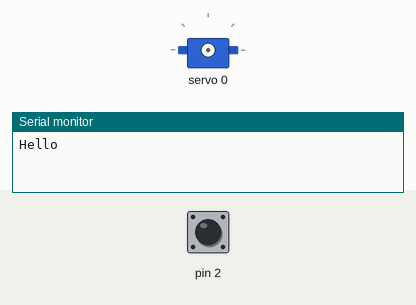
This sketch was run on a simulated Arduino Uno, built with avr-gcc and run on an emulated ATmega328P. Parts: servo, the last lines printed to the serial monitor. Inputs (shaded band) come from the test bench; at power-on: pin 2 LOW. Random numbers use the default seed unless the sketch sets one.

Above: at 1.2 s.
1.3 s: pin 2 driven HIGH
2.8 s: pin 2 pulsed LOW 5 times (0.12 s each, 0.3 s apart)
At 3.42 s:
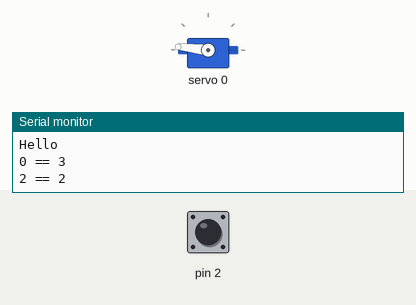
Timing chart, 0 to 5.8 s (numbered marks = the images above; inputs shaded):
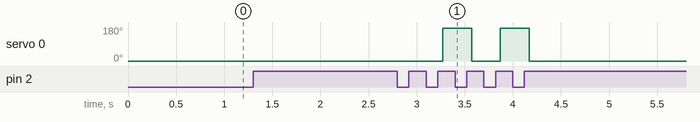

The sketch:

snap.ino
```cpp
#include <Wire.h>
#include <Adafruit_PWMServoDriver.h>
#include "Debounce.h"

Adafruit_PWMServoDriver pwm = Adafruit_PWMServoDriver(0x40);

#define SERVOMIN 125
#define SERVOMAX 575

uint8_t servo1 = 0;
Debounce debounce1 = Debounce(2, 50);
boolean trapSet = true;
int number = 0;
boolean gameOver = false;

void setup() {
  Serial.begin(9600);
  Serial.println("Hello");
  debounce1.attach();

  randomSeed(analogRead(0));

  number = random(0, 4);

  pwm.begin();

  pwm.setPWMFreq(60);

  yield();
}

void release (int slot) {
  pwm.setPWM(slot, 0, SERVOMIN);
}

void reset(int slot) {
  pwm.setPWM(slot, 0, SERVOMAX);
}


void gameOverAction() {
  if (debounce1.pressed()) {
    trapSet = !trapSet;

    if (trapSet) {
      release(0);
    } else {
      reset(0);
    }
  }
}

void action() {
  boolean correct = false;

  if (debounce1.pressed()) {
    int number_check =  random(0, 4);
    Serial.print(number);
    Serial.print(" == ");
    Serial.println(number_check);
    if (number == number_check) {
      gameOver = true;
      release(0);
    } else {
      number = random(0, 4);
    }
  }
}

void loop() {
  if (gameOver) {
    gameOverAction();
  } else {
    action();
  }
}
```

Debounce.cpp
```cpp
#include "Debounce.h"

uint8_t _pin;
unsigned long _debounceDelay;
unsigned long _lastDebounceTime;
int _buttonState;
int _lastButtonState = LOW;

Debounce::Debounce(uint8_t pin, unsigned long debounceDelay) {
  _pin = pin;
  _debounceDelay = debounceDelay;
  _lastDebounceTime = 0;
}

void Debounce::attach() {
  pinMode(_pin, INPUT);
}

boolean Debounce::pressed() {
  int reading = digitalRead(_pin);

  if (reading != _lastButtonState) {
    _lastDebounceTime = millis();
  }

  if ((millis() - _lastDebounceTime) > _debounceDelay) {
    if (reading != _buttonState) {
      _buttonState = reading;

       if(_buttonState == HIGH) {
        _lastButtonState = reading;
        return true;
       }
    }
  }

  _lastButtonState = reading;
  return false;
}
```

Debounce.h
```cpp
#ifndef Debounce_h
#define Debounce_h

#if defined(ARDUINO) && ARDUINO >= 100
  #include "Arduino.h"
#else
  #include "WProgram.h"
#endif

class Debounce {
  public:
    Debounce(uint8_t pin, unsigned long debounceDelay);
    void attach();
    boolean pressed();

    private:
      uint8_t _pin;
      unsigned long _dobounceDelay;
      unsigned long _lastDebounceTime;
      int _buttonState;
      int _lastButtonState;
};

#endif
```

Measured:
- after the input at 2.8 s, servo 0: alternates 174° for 0.30 s and 0° for 0.30 s, 4 changes in all, then stays 0°, starting after 0.47 s
